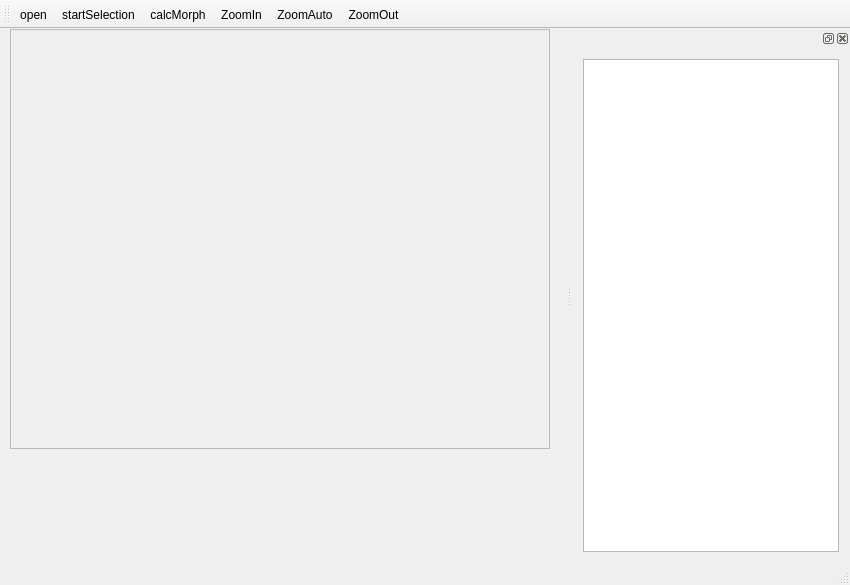
<?xml version="1.0" encoding="UTF-8"?>
<ui version="4.0">
 <class>Selector</class>
 <widget class="QMainWindow" name="Selector">
  <property name="geometry">
   <rect>
    <x>0</x>
    <y>0</y>
    <width>850</width>
    <height>585</height>
   </rect>
  </property>
  <property name="windowTitle">
   <string>Selector</string>
  </property>
  <widget class="QWidget" name="centralWidget">
   <widget class="QScrollArea" name="scrollArea">
    <property name="geometry">
     <rect>
      <x>10</x>
      <y>0</y>
      <width>540</width>
      <height>420</height>
     </rect>
    </property>
    <property name="widgetResizable">
     <bool>false</bool>
    </property>
    <property name="alignment">
     <set>Qt::AlignCenter</set>
    </property>
    <widget class="QWidget" name="scrollAreaWidgetContents">
     <property name="geometry">
      <rect>
       <x>19</x>
       <y>0</y>
       <width>500</width>
       <height>418</height>
      </rect>
     </property>
    </widget>
   </widget>
  </widget>
  <widget class="QMenuBar" name="menuBar">
   <property name="geometry">
    <rect>
     <x>0</x>
     <y>0</y>
     <width>850</width>
     <height>22</height>
    </rect>
   </property>
  </widget>
  <widget class="QToolBar" name="mainToolBar">
   <attribute name="toolBarArea">
    <enum>TopToolBarArea</enum>
   </attribute>
   <attribute name="toolBarBreak">
    <bool>false</bool>
   </attribute>
   <addaction name="actionOpen"/>
   <addaction name="actionStartSelection"/>
   <addaction name="actionCalcMorph"/>
   <addaction name="actionZoomIn"/>
   <addaction name="actionZoomAuto"/>
   <addaction name="actionZoomOut"/>
  </widget>
  <widget class="QStatusBar" name="statusBar"/>
  <widget class="QDockWidget" name="dockWidget">
   <attribute name="dockWidgetArea">
    <number>2</number>
   </attribute>
   <widget class="QWidget" name="dockWidgetContents_2">
    <layout class="QGridLayout" name="gridLayout">
     <item row="0" column="0">
      <widget class="QTextEdit" name="textEdit"/>
     </item>
    </layout>
   </widget>
  </widget>
  <action name="actionOpen">
   <property name="text">
    <string>open</string>
   </property>
   <property name="toolTip">
    <string>open image</string>
   </property>
  </action>
  <action name="actionStartSelection">
   <property name="checkable">
    <bool>true</bool>
   </property>
   <property name="text">
    <string>startSelection</string>
   </property>
   <property name="toolTip">
    <string>start selection of area</string>
   </property>
  </action>
  <action name="actionCalcMorph">
   <property name="text">
    <string>calcMorph</string>
   </property>
   <property name="toolTip">
    <string>calculate morpth things</string>
   </property>
  </action>
  <action name="actionZoomIn">
   <property name="text">
    <string>ZoomIn</string>
   </property>
   <property name="toolTip">
    <string>zoom in</string>
   </property>
  </action>
  <action name="actionZoomOut">
   <property name="text">
    <string>ZoomOut</string>
   </property>
   <property name="toolTip">
    <string>zoom out</string>
   </property>
  </action>
  <action name="actionZoomAuto">
   <property name="text">
    <string>ZoomAuto</string>
   </property>
   <property name="toolTip">
    <string>zoom auto</string>
   </property>
  </action>
 </widget>
 <layoutdefault spacing="6" margin="11"/>
 <resources/>
 <connections/>
</ui>
